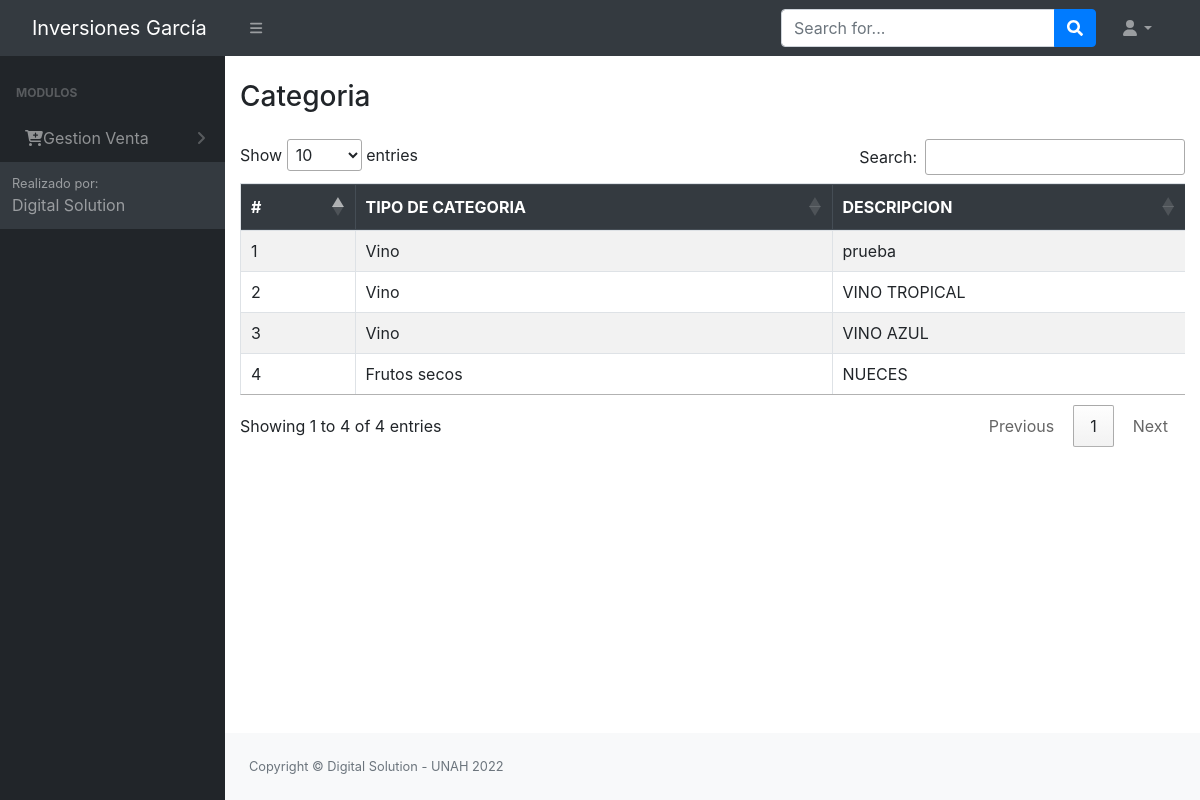
Screenshot of /src/categoria.php (signed in) with the database file from the repository.
### tables this page shows
CREATE TABLE `tbl_permisos` (
  `id_permiso` int(11) NOT NULL AUTO_INCREMENT,
  `id_rol` int(11) NOT NULL,
  `permiso_insercion` int(11) NOT NULL,
  `permiso_eliminacion` int(11) NOT NULL,
  `permiso_modificar` int(11) NOT NULL,
  `permiso_consultar` int(11) NOT NULL,
  `id_objeto` int(11) NOT NULL,
  `pdf` int(11) NOT NULL,
  PRIMARY KEY (`id_permiso`),
  KEY `id_objeto` (`id_objeto`),
  KEY `id_rol` (`id_rol`)
);

CREATE TABLE `tbl_modulos` (
  `id_objeto` int(11) NOT NULL AUTO_INCREMENT,
  `Objeto` varchar(100) NOT NULL,
  `descripcion_objeto` varchar(30) NOT NULL,
  `id_padre` int(11) NOT NULL,
  `URL` varchar(100) NOT NULL,
  PRIMARY KEY (`id_objeto`)
);

CREATE TABLE `tbl_categoria` (
  `id` int(11) NOT NULL AUTO_INCREMENT,
  `id_tipo_categ` int(11) NOT NULL,
  `descripcion` varchar(20) DEFAULT NULL,
  PRIMARY KEY (`id`),
  KEY `id_tipo_categ` (`id_tipo_categ`)
);

CREATE TABLE `tipo_categoria` (
  `id` int(11) NOT NULL AUTO_INCREMENT,
  `descripcion` varchar(20) NOT NULL,
  PRIMARY KEY (`id`)
);

### config/conex.php (called while the page is built, shortened)
<?php
     function getConexion()
    {
        $db = new PDO('mysql:host=localhost:3306;dbname=bd_inversiones_garcia', 'root', '');
        return $db;
    }
?>

### controladores/controlador_categoria.php (called while the page is built, shortened)
<?php
include_once '../modelos/modelo_categoria.php';
function mostrarcategoria()
{
    $modeloPregunta = new categoria();
    $resultado = $modeloPregunta->get_categoria();
    return $resultado;
}

### modelos/modelo_categoria.php (called while the page is built, shortened)
<?php
class categoria
{
    private $db;
    private $Pregunta;
    public function __construct()
    {
        $this->db = getConexion();
        $this->Pregunta = array();
    }
    private function setNames()
    {
        return $this->db->query("SET NAMES 'utf8'");
    }
    public function get_categoria(){
        $this->db = getConexion();
        self::setNames();
        $sql = "select u.*,r.descripcion as TIPO_CATEG from tbl_categoria u inner join tipo_categoria r on u.id_tipo_categ = r.id";
        $resultado = $this->db->query($sql);
        foreach ($resultado as $resp) {
            $this->Pregunta[] = $resp;
        }
        return $this->Pregunta;
        $this->db = null;
    }
}
?>

### src/categoria.php (the view, shortened to what this page needs)
<?php
include_once "../Login/header.php";
include_once '../controladores/controlador_categoria.php';
?>
<div class="container-fluid">
    <div class="page-title">
        <div class="title_left">
            <h3>Categoria</h3>
        </div>
        <div class="title_right">
            <div class="col-md-3 col-sm-3 form-group row pull-right top_search">
            </div>
        </div>
    </div>
    <div class="row">
        <div class="col-lg-12">
            <div class="table-responsive">
                <table class="table table-striped table-bordered" id="table">
                    <thead class="thead-dark">
                        <tr>
                            <th>#</th>
                            <th>TIPO DE CATEGORIA</th>
                            <th>DESCRIPCION</th>
                        </tr>
                    </thead>
                    <tbody>
                        <?php
                        $resultado = mostrarcategoria();
                        $ii=1;
                        foreach ($resultado as $Pregunta) {
                            echo "<tr>";
                            echo "<td>" . $ii ."</td>";
                            echo "<td>" . $Pregunta['TIPO_CATEG'] . "</td>";
                            echo "<td>" . $Pregunta['descripcion'] . "</td>";
                            $ii++;
                            echo "</tr>";
                        }
                        ?>
                    </tbody>
                </table>
            </div>
        </div>
    </div>
</div>
<?php include_once "../Login/footer.php"; ?>

### Login/header.php (shortened to what this page needs)
<?php
include '../config/conn.php';
?>
<!DOCTYPE html>
<html lang="en">
    <head>
        <link href="https://cdn.jsdelivr.net/npm/simple-datatables@latest/dist/style.css" rel="stylesheet" />
        <link href="../dist/css/styles.css" rel="stylesheet" />
        <link rel="stylesheet" href="../Login/vendors/x/dist/notiflix-3.2.5.min.css" />
        <link rel="stylesheet" href="https://cdnjs.cloudflare.com/ajax/libs/twitter-bootstrap/4.1.3/css/bootstrap.css">
        <link rel="stylesheet" href="https://cdn.datatables.net/1.10.20/css/dataTables.bootstrap4.min.css">
        <link rel="stylesheet" type="text/css" href="assets/css/main.css">
        <link rel="stylesheet" type="text/css" href="assets/css/style.css">
        <link href="https://cdn.jsdelivr.net/npm/bootstrap@5.1.3/dist/css/bootstrap.min.css" rel="stylesheet">
        <link href="../dist/css/contenedor.css" rel="stylesheet" />
        <link href="../Login/vendors/bootstrap/dist/css/bootstrap.min.css" rel="stylesheet">
        <link rel="stylesheet" href="../Login/vendors/notiflix/dist/notiflix-3.2.5.min.css" />
        <link rel="stylesheet" href="https://cdnjs.cloudflare.com/ajax/libs/font-awesome/5.7.2/css/all.min.css" />
        <link rel="stylesheet" href="https://cdnjs.cloudflare.com/ajax/libs/simple-line-icons/2.4.1/css/simple-line-icons.css" />
        <link rel="stylesheet" href="https://cdn.datatables.net/1.10.19/css/jquery.dataTables.min.css" />
        <link rel="stylesheet" href="https://cdn.datatables.net/buttons/1.5.6/css/buttons.dataTables.min.css" />
    </head>
    <body class="sb-nav-fixed">
        <nav class="sb-topnav navbar navbar-expand navbar-dark bg-dark">
            <a class="navbar-brand ps-3" id="titulo_menu" href="../dist/home.php">  Inversiones García  </a>
            <button class="btn btn-link btn-sm order-1 order-lg-0 me-4 me-lg-0" id="sidebarToggle" href="#!"><i class="fas fa-bars"></i></button>
            <form class="d-none d-md-inline-block form-inline ms-auto me-0 me-md-3 my-2 my-md-0">
                <div class="input-group">
                    <input class="form-control" type="text" placeholder="Search for..." aria-label="Search for..." aria-describedby="btnNavbarSearch" />
                    <button class="btn btn-primary" id="btnNavbarSearch" type="button"><i class="fas fa-search"></i></button>
                </div>
            </form>
            <ul class="navbar-nav ms-auto ms-md-0 me-3 me-lg-4">
                <li class="nav-item dropdown">
                    <a class="nav-link dropdown-toggle" id="navbarDropdown" href="#" role="button" data-bs-toggle="dropdown" aria-expanded="false"><i class="fas fa-user fa-fw"></i></a>
                </li>
            </ul>
        </nav>
        <div id="layoutSidenav">
            <div id="layoutSidenav_nav">
                <nav class="sb-sidenav accordion sb-sidenav-dark" id="sidenavAccordion">
                    <div class="sb-sidenav-menu">
                        <div class="nav">
                            <div class="sb-sidenav-menu-heading">Modulos</div>
                            <?php
                            $rol = $_SESSION['rol'];
                            $result = mysqli_query($conn, "select * from tbl_modulos tm inner join tbl_permisos tp ON tm.ID_OBJETO = tp.ID_OBJETO where tm.ID_PADRE = 0 and tp.permiso_consultar = 1 and tp.ID_ROL = '$rol'"); ?>
                            <?php foreach ($result as $i) : ?>
                                <a class="nav-link collapsed" href="#" data-bs-toggle="collapse" data-bs-target="#pagesCollapsePersonas<?= $i['id_objeto'] ?>" aria-expanded="false" aria-controls="pagesCollapseError">
                                    &nbsp;&nbsp;<?= $i['Objeto'] ?>
                                    <div class="sb-sidenav-collapse-arrow"><i class="fas fa-angle-down"></i></div>
                                </a>
                            <?php endforeach; ?>
                    </div>
                    <div class="sb-sidenav-footer">
                        <div class="small">Realizado por:</div>
                        Digital Solution
                    </div>
                </nav>
            </div>
            <div id="layoutSidenav_content"> <br>

### src/assets/css/style.css (style rules this page uses)
.row { display: -webkit-box; display: -ms-flexbox; display: flex; -ms-flex-wrap: wrap; flex-wrap: wrap; margin-right: -5px; margin-left: -5px; }

### rows the page displays
tbl_permisos: id_objeto.Objeto "Gestion Venta"
tbl_categoria: tipo_categoria.descripcion "Vino", descripcion "prueba"
tbl_categoria: tipo_categoria.descripcion "Vino", descripcion "VINO TROPICAL"
tbl_categoria: tipo_categoria.descripcion "Vino", descripcion "VINO AZUL"
tbl_categoria: tipo_categoria.descripcion "Frutos secos", descripcion "NUECES"
